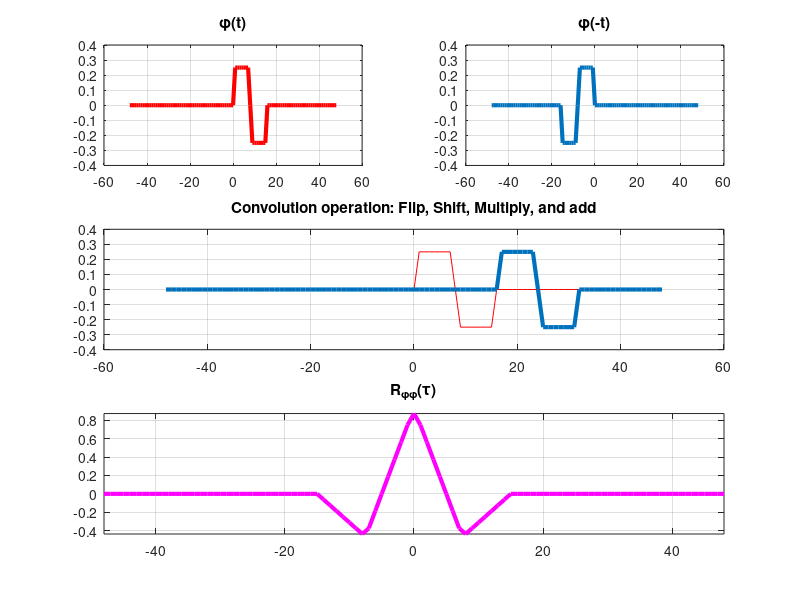

MATLAB code to generate this figure:
%% This code is used for presentation purposes only
clc; clear all; close all;

Ts = 0.01;
T = 16;
t = -3*T:3*T; % Time range
X = zeros(1,length(t)); x1 = -T; x2 = 0; % Input signal and its range
H = zeros(1,length(t)); h1 = 0; h2 = T; % Impulse responce and its range
Y = zeros(1,length(t)); xh1 = x1+h1; xh2 = x2+h2; % Convolution output

% h = zeros(1,length(t));
% h (t>-T/2+10 & t<T/2+10) = 1./sqrt(T);
h_1 = (t>h1 & t<h2/2).*1/sqrt(T);
h_2 = (t>h2/2 & t<h2).*(-1)/sqrt(T);
h = h_1 + h_2;
% h = (rectangularPulse(x1,x2,x1:0.1:x2).*1/sqrt(T))*/; h1(t==0)=1/sqrt(T);
x = fliplr(h); %x(t==0)=1/sqrt(T)% h(t) = phi(-t) 

% x = sin(pi*t/10)./(pi*t/10); x(t==0)=1; % Generate input signal
% % h = t./t; h(t==0)=1; % Generate impulse respose
% h = exp(-0.002*t.^2); % Generate impulse respose

H(t>=h1&t<=h2) = h(t>=h1&t<=h2); % Fit the input signal within range
X(t>=x1&t<=x2) = x(t>=x1&t<=x2); % Fit the impulse response within range
%disp(h(t>=h1&t<=h2));
disp(X(t>=-x2&t<=x1));
disp(x(t>=-x2&t<=x1));
subplot(3,2,2); 
plot(t,X,'LineWidth',3); title('\phi(-t)'); grid on;
subplot(3,2,1); 
plot(t,H,'r','LineWidth',3); title('\phi(t)'); grid on;

k = 0;
for n = xh1:xh2 % Convolution limits
    % Convolution steps
    f = fliplr(X);           % Step 1: Flip 
    Xm = circshift(f,[0,n]); % Step 2: Shift
    m = Xm.*H;               % Step 3: Multiply 
    Y(t==n) = sum(m);        % Step 4: add/integrate/sum
    
%     Y = conv(H,X)*Ts;

    % Convolution operation live
    subplot(3,2,[3 4]); 
    plot(t,H,'r',t,circshift(fliplr(X),[0,n]),'LineWidth',3); grid on;
    title('Convolution operation: Flip, Shift, Multiply, and add')
    
    % Result of convolution live
    subplot(3,2,[5 6]); 
    p = plot(t,Y,'m','LineWidth',3); axis tight; grid on;
    title('R_{\phi\phi}(\tau)')
    
%     % Save each frame of figure 
%     k = k + 1;
%     saveas(p, ['pepe' num2str(k) '.png'])
    
    pause(0.2); % Pause for a while
end